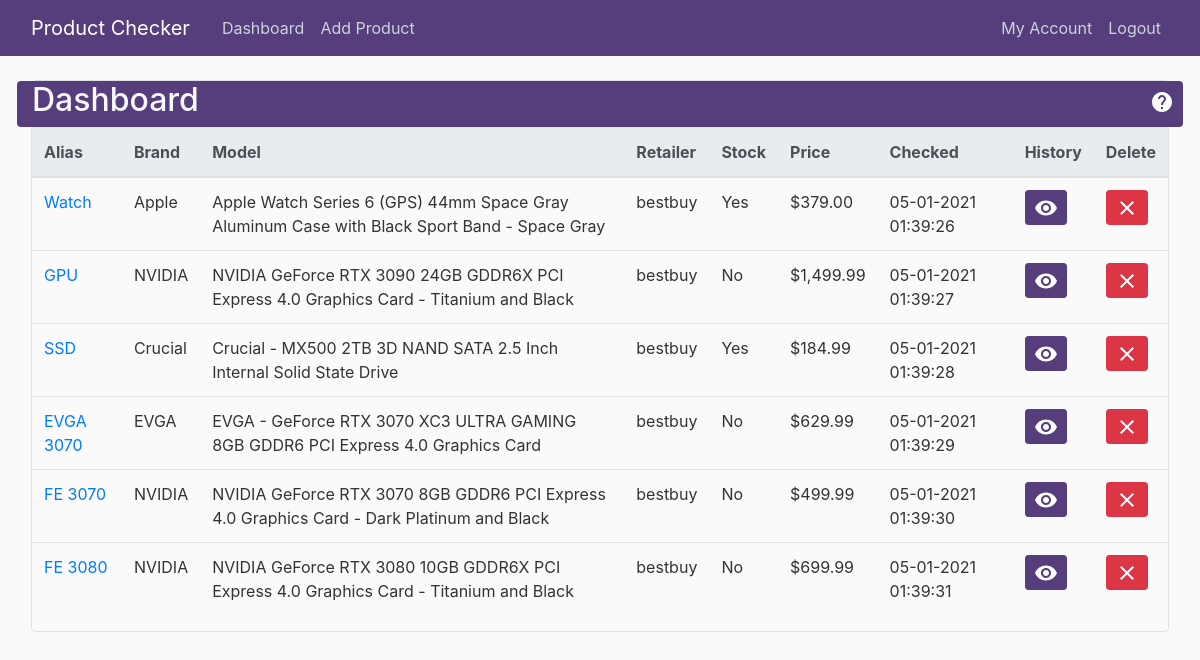
The page /dashboard (signed in) on the database its author committed.
### productchecker/models.py (models this page shows, shortened)
class Product(db.Model):
    id = db.Column(db.Integer, primary_key=True)
    alias = db.Column(db.String(30), unique=False, nullable=False)
    brand = db.Column(db.String(30), nullable=False)
    model = db.Column(db.String(30), unique=False, nullable=False)
    retailer = db.Column(db.String(30), nullable=False)
    url = db.Column(db.String(250), unique=False, nullable=False)
    date_added = db.Column(db.DateTime, nullable=False, default=datetime.now)
    user_id = db.Column(db.Integer, db.ForeignKey('user.id'), nullable=False)
    history = db.relationship('ProductHistory', cascade="all,delete", backref='product', lazy=True)
    @classmethod
    def get_user_products(cls, user):
        products = db.session.query(Product.id, Product.alias, Product.brand, Product.model, Product.retailer, Product.url,\
                                case((ProductHistory.stock==1,literal_column("'Yes'")),(ProductHistory.stock==0,literal_column("'No'"))).label('stock'),\
                                ProductHistory.price, func.max(ProductHistory.checked_ts).label('checked_ts'))\
        .filter(Product.user_id==user)\
        .filter(Product.id==ProductHistory.product_id)\
        .group_by(Product.id).all()
        return products

### productchecker/routes.py (the view)
@app.route("/")
@app.route("/dashboard")
@login_required
def dashboard():
    products = Product.get_user_products(current_user.id)
    return render_template("dashboard.html", products=products)

### productchecker/models.py (called while the page is built)
@login_manager.user_loader
def load_user(user_id):
    return User.query.get(int(user_id))

### productchecker/templates/dashboard.html (shortened to what this page needs)
{% extends "layout.html" %}
{% block content %}
<div class="container-stretch border rounded ml-3 mr-3">
	<div class="row bg-primary rounded" style="background-color: #563d7c!important;">
		<div class="col-4 mr-auto">
			<h2 class="text-light">Dashboard</h2>
		</div>
		<div>
			<button type="button" class="btn btn-sm mt-1" style="background-color:transparent" data-toggle="modal"
				data-target="#dashboardHelp">
				<img src="/static/help.svg" alt="help" width="24" height="24" />
			</button>
		</div>
	</div>
	<table class="table table-hover">
		<thead class="thead-light">
			<tr>
				<th>Alias</th>
				<th>Brand</th>
				<th>Model</th>
				<th>Retailer</th>
				<th>Stock</th>
				<th>Price</th>
				<th>Checked</th>
				<th>History</th>
				<th>Delete</th>
			</tr>
		</thead>
		{% for product in products %}
		<tr>
			<td><a href="{{ product.url }}" target="_blank">{{ product.alias }}</a></td>
			<td>{{ product.brand }}</td>
			<td>{{ product.model }}</td>
			<td>{{ product.retailer }}</td>
			<td>{{ product.stock }}</td>
			<td>{{ "-" if product.price is none else "${:,.2f}".format(product.price) }}</td>
			<td>{{ product.checked_ts.strftime("%m-%d-%Y %H:%M:%S") }}</td>
			<td>
				<a class="btn btn-primary btn-sm" href="{{ url_for('graph', product_id=product.id) }}">
					<img src="/static/eyes.svg" alt="Eyes" width="24" height="24" />
				</a>
			</td>
			<td>
				<button type="button" class="btn btn-danger btn-sm" data-toggle="modal"
					data-target="#delete{{ product.id }}">
					<img src="/static/close.svg" alt="Eyes" width="24" height="24" />
				</button>
			</td>
		</tr>
		{% endfor %}
	</table>
</div>
</div>
</div>
{% endblock %}

### productchecker/templates/layout.html (shortened to what this page needs)
<!DOCTYPE html>
<html>
<head>
    <link rel="stylesheet" href="https://maxcdn.bootstrapcdn.com/bootstrap/4.0.0/css/bootstrap.min.css">
    <link rel="stylesheet" type="text/css" href="{{ url_for('static', filename='main.css') }}">
</head>
<body>
  <header class="site-header">
		<nav class="navbar navbar-expand-md navbar-dark bg-steel fixed-top">
			<div class="container-fluid">
				<a class="navbar-brand mr-4" href="/">Product Checker</a>
				<div class="navbar-nav mr-auto">
          {% if current_user.is_authenticated %}
            <a class="nav-item nav-link" href="{{ url_for('dashboard') }}">Dashboard</a>
            <a class="nav-item nav-link" href="{{ url_for('add_product') }}">Add Product</a>
          {% endif %}
				</div>
				<div class="navbar-nav">
          {% if current_user.is_authenticated %}
            <a class="nav-item nav-link" href="{{ url_for('account') }}">My Account</a>
					  <a class="nav-item nav-link" href="{{ url_for('logout') }}">Logout</a>
          {% endif %}
				</div>
			</div>
		</nav>
  </header>
    <main role="main" class="container-fluid">
      <div class="row">
        <div class="col-lg-12">
          {% block content %}{% endblock %}
    </main>
</body>
</html>

### productchecker/static/main.css (style rules this page uses)
body { background: #fafafa; color: #333333; margin-top: 5rem; }
h1, h2, h3, h4, h5, h6 { color: #444444; }
.bg-primary { color:#fff; background-color:#563d7c; border-color:#563d7c }
.btn-primary { color:#fff; background-color:#563d7c; border-color:#563d7c }
.bg-steel { background-color: #563d7c; }
.site-header .navbar-nav .nav-link { color: #cbd5db; }

### rows shown on the page
Product: alias "Watch", brand "Apple", model "Apple Watch Series 6 (GPS) 44mm Space Gray Aluminum Case with Black Sport Band - Space Gray", retailer "bestbuy", stock "Yes", price "$379.00", checked_ts "05-01-2021 01:39:26"
Product: alias "GPU", brand "NVIDIA", model "NVIDIA GeForce RTX 3090 24GB GDDR6X PCI Express 4.0 Graphics Card - Titanium and Black", retailer "bestbuy", stock "No", price "$1,499.99", checked_ts "05-01-2021 01:39:27"
Product: alias "SSD", brand "Crucial", model "Crucial - MX500 2TB 3D NAND SATA 2.5 Inch Internal Solid State Drive", retailer "bestbuy", stock "Yes", price "$184.99", checked_ts "05-01-2021 01:39:28"
Product: alias "EVGA 3070", brand "EVGA", model "EVGA - GeForce RTX 3070 XC3 ULTRA GAMING 8GB GDDR6 PCI Express 4.0 Graphics Card", retailer "bestbuy", stock "No", price "$629.99", checked_ts "05-01-2021 01:39:29"
Product: alias "FE 3070", brand "NVIDIA", model "NVIDIA GeForce RTX 3070 8GB GDDR6 PCI Express 4.0 Graphics Card - Dark Platinum and Black", retailer "bestbuy", stock "No", price "$499.99", checked_ts "05-01-2021 01:39:30"
Product: alias "FE 3080", brand "NVIDIA", model "NVIDIA GeForce RTX 3080 10GB GDDR6X PCI Express 4.0 Graphics Card - Titanium and Black", retailer "bestbuy", stock "No", price "$699.99", checked_ts "05-01-2021 01:39:31"
